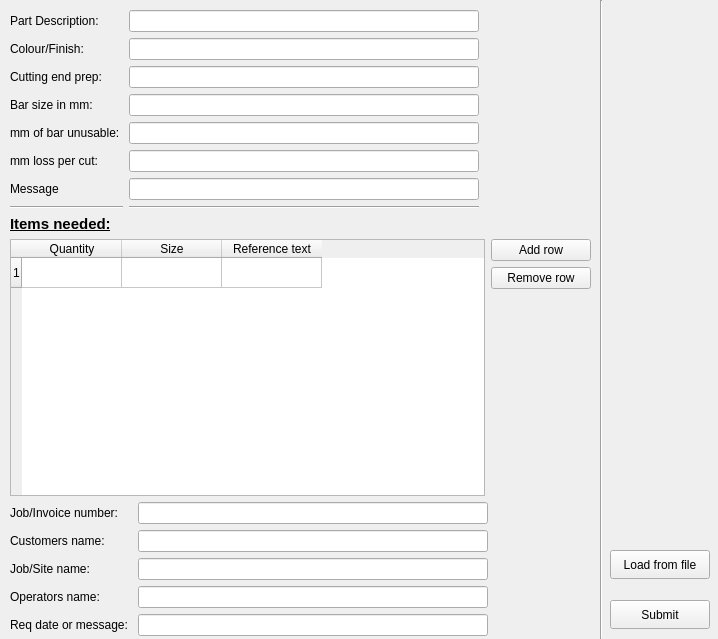
<?xml version="1.0" encoding="UTF-8"?>
<ui version="4.0">
 <class>Widget</class>
 <widget class="QWidget" name="Widget">
  <property name="geometry">
   <rect>
    <x>0</x>
    <y>0</y>
    <width>718</width>
    <height>639</height>
   </rect>
  </property>
  <property name="windowTitle">
   <string>Widget</string>
  </property>
  <widget class="QWidget" name="verticalLayoutWidget">
   <property name="geometry">
    <rect>
     <x>10</x>
     <y>10</y>
     <width>651</width>
     <height>626</height>
    </rect>
   </property>
   <layout class="QVBoxLayout" name="verticalLayout">
    <item>
     <layout class="QGridLayout" name="gridLayout_5">
      <item row="4" column="1">
       <widget class="QLineEdit" name="lineEdit_10">
        <property name="maximumSize">
         <size>
          <width>350</width>
          <height>16777215</height>
         </size>
        </property>
       </widget>
      </item>
      <item row="2" column="0">
       <widget class="QLabel" name="label_8">
        <property name="text">
         <string>Cutting end prep: </string>
        </property>
       </widget>
      </item>
      <item row="3" column="0">
       <widget class="QLabel" name="label_9">
        <property name="text">
         <string>Bar size in mm: </string>
        </property>
       </widget>
      </item>
      <item row="6" column="0">
       <widget class="QLabel" name="label_12">
        <property name="text">
         <string>Message</string>
        </property>
       </widget>
      </item>
      <item row="5" column="1">
       <widget class="QLineEdit" name="lineEdit_11">
        <property name="maximumSize">
         <size>
          <width>350</width>
          <height>16777215</height>
         </size>
        </property>
       </widget>
      </item>
      <item row="1" column="1">
       <widget class="QLineEdit" name="lineEdit_7">
        <property name="maximumSize">
         <size>
          <width>350</width>
          <height>16777215</height>
         </size>
        </property>
       </widget>
      </item>
      <item row="7" column="1">
       <widget class="Line" name="line">
        <property name="orientation">
         <enum>Qt::Horizontal</enum>
        </property>
       </widget>
      </item>
      <item row="1" column="0">
       <widget class="QLabel" name="label_7">
        <property name="text">
         <string>Colour/Finish: </string>
        </property>
       </widget>
      </item>
      <item row="2" column="1">
       <widget class="QLineEdit" name="lineEdit_8">
        <property name="maximumSize">
         <size>
          <width>350</width>
          <height>16777215</height>
         </size>
        </property>
       </widget>
      </item>
      <item row="7" column="0">
       <widget class="Line" name="line_2">
        <property name="orientation">
         <enum>Qt::Horizontal</enum>
        </property>
       </widget>
      </item>
      <item row="4" column="0">
       <widget class="QLabel" name="label_10">
        <property name="text">
         <string>mm of bar unusable: </string>
        </property>
       </widget>
      </item>
      <item row="3" column="1">
       <widget class="QLineEdit" name="lineEdit_9">
        <property name="maximumSize">
         <size>
          <width>350</width>
          <height>16777215</height>
         </size>
        </property>
       </widget>
      </item>
      <item row="0" column="0">
       <widget class="QLabel" name="label_6">
        <property name="text">
         <string>Part Description: </string>
        </property>
       </widget>
      </item>
      <item row="6" column="1">
       <widget class="QLineEdit" name="lineEdit_12">
        <property name="maximumSize">
         <size>
          <width>350</width>
          <height>16777215</height>
         </size>
        </property>
       </widget>
      </item>
      <item row="5" column="0">
       <widget class="QLabel" name="label_11">
        <property name="text">
         <string>mm loss per cut: </string>
        </property>
       </widget>
      </item>
      <item row="0" column="1">
       <widget class="QLineEdit" name="lineEdit_6">
        <property name="minimumSize">
         <size>
          <width>350</width>
          <height>0</height>
         </size>
        </property>
        <property name="maximumSize">
         <size>
          <width>350</width>
          <height>16777215</height>
         </size>
        </property>
       </widget>
      </item>
      <item row="3" column="2">
       <spacer name="verticalSpacer">
        <property name="orientation">
         <enum>Qt::Horizontal</enum>
        </property>
        <property name="sizeType">
         <enum>QSizePolicy::Expanding</enum>
        </property>
        <property name="sizeHint" stdset="0">
         <size>
          <width>0</width>
          <height>0</height>
         </size>
        </property>
       </spacer>
      </item>
     </layout>
    </item>
    <item>
     <layout class="QGridLayout" name="gridLayout_4">
      <item row="1" column="1">
       <layout class="QVBoxLayout" name="verticalLayout_9">
        <item>
         <widget class="QPushButton" name="AddRowButton">
          <property name="minimumSize">
           <size>
            <width>100</width>
            <height>0</height>
           </size>
          </property>
          <property name="maximumSize">
           <size>
            <width>100</width>
            <height>16777215</height>
           </size>
          </property>
          <property name="text">
           <string>Add row</string>
          </property>
         </widget>
        </item>
        <item>
         <widget class="QPushButton" name="RemoveRowButton">
          <property name="minimumSize">
           <size>
            <width>100</width>
            <height>0</height>
           </size>
          </property>
          <property name="maximumSize">
           <size>
            <width>100</width>
            <height>16777215</height>
           </size>
          </property>
          <property name="text">
           <string>Remove row</string>
          </property>
         </widget>
        </item>
        <item>
         <spacer name="verticalSpacer_2">
          <property name="orientation">
           <enum>Qt::Vertical</enum>
          </property>
          <property name="sizeHint" stdset="0">
           <size>
            <width>20</width>
            <height>40</height>
           </size>
          </property>
         </spacer>
        </item>
        <item>
         <spacer name="horizontalSpacer_2">
          <property name="orientation">
           <enum>Qt::Horizontal</enum>
          </property>
          <property name="sizeHint" stdset="0">
           <size>
            <width>40</width>
            <height>20</height>
           </size>
          </property>
         </spacer>
        </item>
       </layout>
      </item>
      <item row="1" column="0">
       <widget class="QTableWidget" name="tableWidget">
        <property name="minimumSize">
         <size>
          <width>475</width>
          <height>0</height>
         </size>
        </property>
        <property name="maximumSize">
         <size>
          <width>475</width>
          <height>16777215</height>
         </size>
        </property>
        <row/>
        <column>
         <property name="text">
          <string>Quantity</string>
         </property>
        </column>
        <column>
         <property name="text">
          <string>Size</string>
         </property>
        </column>
        <column>
         <property name="text">
          <string>Reference text</string>
         </property>
        </column>
       </widget>
      </item>
      <item row="0" column="0">
       <widget class="QLabel" name="label_13">
        <property name="font">
         <font>
          <pointsize>11</pointsize>
          <bold>true</bold>
          <underline>true</underline>
         </font>
        </property>
        <property name="text">
         <string>Items needed:</string>
        </property>
       </widget>
      </item>
     </layout>
    </item>
    <item>
     <layout class="QGridLayout" name="gridLayout_3">
      <item row="0" column="0">
       <widget class="QLabel" name="label">
        <property name="text">
         <string>Job/Invoice number: </string>
        </property>
       </widget>
      </item>
      <item row="4" column="1">
       <widget class="QLineEdit" name="lineEdit_5">
        <property name="maximumSize">
         <size>
          <width>350</width>
          <height>16777215</height>
         </size>
        </property>
       </widget>
      </item>
      <item row="3" column="1">
       <widget class="QLineEdit" name="lineEdit_4">
        <property name="maximumSize">
         <size>
          <width>350</width>
          <height>16777215</height>
         </size>
        </property>
       </widget>
      </item>
      <item row="2" column="0">
       <widget class="QLabel" name="label_3">
        <property name="text">
         <string>Job/Site name: </string>
        </property>
       </widget>
      </item>
      <item row="0" column="1">
       <widget class="QLineEdit" name="lineEdit">
        <property name="minimumSize">
         <size>
          <width>350</width>
          <height>0</height>
         </size>
        </property>
        <property name="maximumSize">
         <size>
          <width>350</width>
          <height>16777215</height>
         </size>
        </property>
       </widget>
      </item>
      <item row="4" column="0">
       <widget class="QLabel" name="label_5">
        <property name="text">
         <string>Req date or message: </string>
        </property>
       </widget>
      </item>
      <item row="3" column="0">
       <widget class="QLabel" name="label_4">
        <property name="text">
         <string>Operators name: </string>
        </property>
       </widget>
      </item>
      <item row="1" column="0">
       <widget class="QLabel" name="label_2">
        <property name="text">
         <string>Customers name: </string>
        </property>
       </widget>
      </item>
      <item row="1" column="1">
       <widget class="QLineEdit" name="lineEdit_2">
        <property name="maximumSize">
         <size>
          <width>350</width>
          <height>16777215</height>
         </size>
        </property>
       </widget>
      </item>
      <item row="2" column="1">
       <widget class="QLineEdit" name="lineEdit_3">
        <property name="maximumSize">
         <size>
          <width>350</width>
          <height>16777215</height>
         </size>
        </property>
       </widget>
      </item>
      <item row="2" column="2">
       <spacer name="horizontalSpacer">
        <property name="orientation">
         <enum>Qt::Horizontal</enum>
        </property>
        <property name="sizeHint" stdset="0">
         <size>
          <width>40</width>
          <height>20</height>
         </size>
        </property>
       </spacer>
      </item>
     </layout>
    </item>
   </layout>
  </widget>
  <widget class="Line" name="line_3">
   <property name="geometry">
    <rect>
     <x>600</x>
     <y>0</y>
     <width>3</width>
     <height>639</height>
    </rect>
   </property>
   <property name="orientation">
    <enum>Qt::Vertical</enum>
   </property>
  </widget>
  <widget class="QPushButton" name="SubmitButton">
   <property name="geometry">
    <rect>
     <x>610</x>
     <y>600</y>
     <width>100</width>
     <height>29</height>
    </rect>
   </property>
   <property name="text">
    <string>Submit</string>
   </property>
  </widget>
  <widget class="QPushButton" name="pushButton">
   <property name="geometry">
    <rect>
     <x>610</x>
     <y>550</y>
     <width>100</width>
     <height>29</height>
    </rect>
   </property>
   <property name="text">
    <string>Load from file</string>
   </property>
  </widget>
 </widget>
 <resources/>
 <connections/>
</ui>
